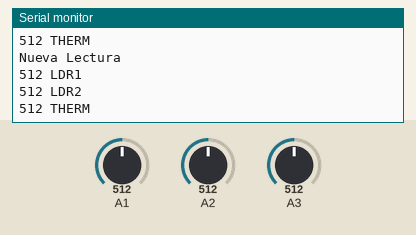
Simulated run of this sketch. Board: Arduino Uno, built with avr-gcc and run on an emulated ATmega328P. Shown: the last lines printed to the serial monitor. Inputs (shaded band) come from the test bench; at power-on: A1 = 512, A2 = 512, A3 = 512.

Above: at 1.8 s.
1.9 s: A1 set to 716
At 2.8 s:
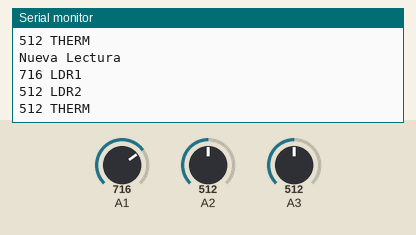
3.4 s: A2 set to 716
At 4.7 s:
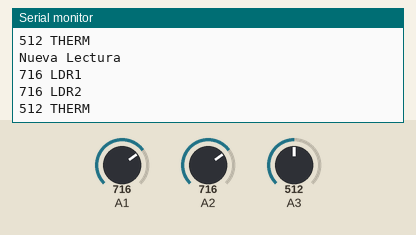
4.9 s: A3 set to 716
At 5.8 s:
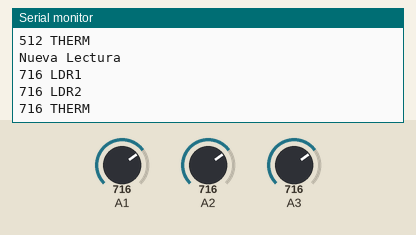
6.4 s: A1 set to 900
At 7.4 s:
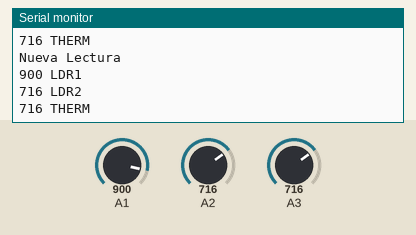
7.9 s: A2 set to 900
At 8.8 s:
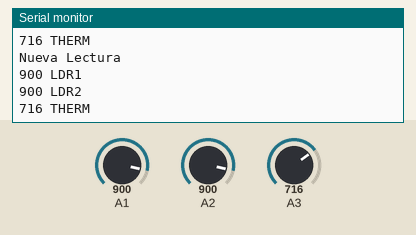
9.4 s: A3 set to 900
At 10.8 s:
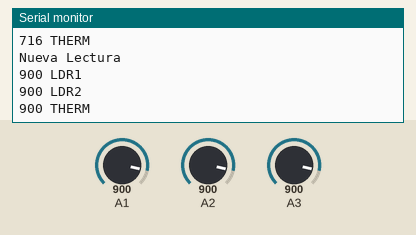
Timing chart, 0 to 11.9 s (numbered marks = the images above; inputs shaded):
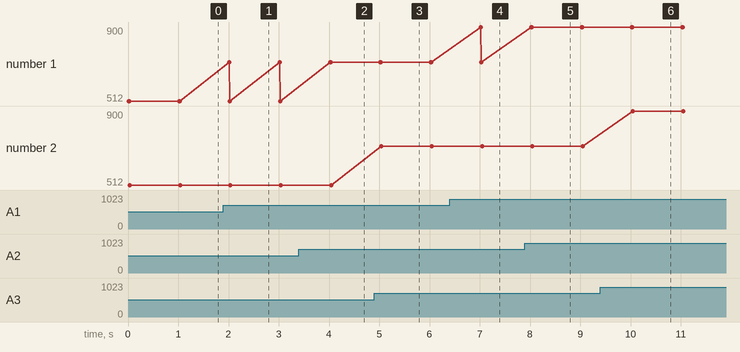

Measured:
- after the input at 1.9 s, the serial monitor: prints a new line after 0.12 s (image 1)
- after the input at 3.4 s, the serial monitor: prints a new line after 0.63 s (image 2)
- after the input at 4.9 s, the serial monitor: prints a new line after 0.14 s (image 3)
- after the input at 6.4 s, the serial monitor: prints a new line after 0.62 s (image 4)
- after the input at 7.9 s, the serial monitor: prints a new line after 0.14 s (image 5)
- after the input at 9.4 s, the serial monitor: prints a new line after 0.65 s (image 6)

The sketch:

PruebaSensores.ino
```cpp
int LDR1,LDR2,THERM;

void setup(){

  Serial.begin(9600);

}
void loop(){
  LDR1 = analogRead(A1);
  LDR2 = analogRead(A2);
  THERM = analogRead(A3);
Serial.println("Nueva Lectura");

Serial.print(LDR1);
Serial.println(" LDR1");
Serial.print(LDR2);
Serial.println(" LDR2");
Serial.print(THERM);
Serial.println(" THERM");
delay(1000);


}
```
